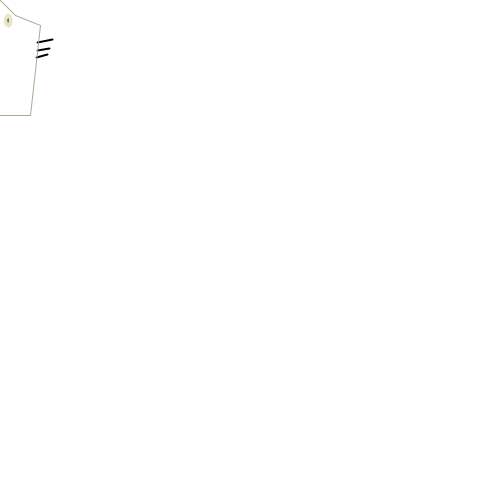
Frame 1 (no input)
Frame 60 (the mouse pressed at the canvas centre just before this capture): identical to frame 1, image omitted
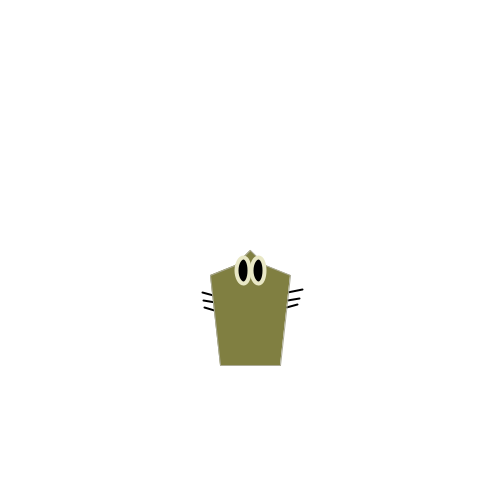
Frame 120 (the mouse held since frame 60 and released just before this capture)

The Processing sketch that drew these frames (run headless with seeded random() and noise(); from frame 60 on, the mouse is pressed at the canvas centre):

// Processing sketch: processing_20181
// ── processing_20181.pde

void setup(){
  size (500,500);
  smooth();
}

void draw(){
  
  background(255, 255, 255);
   
  rectMode(CENTER);

//legs
stroke(0);
strokeWeight(2);
line(mouseX-48, mouseY+42, mouseX-37, mouseY+45);
line(mouseX-47, mouseY+50, mouseX-35, mouseY+52);
line(mouseX-46, mouseY+57, mouseX-36, mouseY+60);
line(mouseX+37, mouseY+42, mouseX+52, mouseY+39);
line(mouseX+37, mouseY+50, mouseX+49, mouseY+48);
line(mouseX+36, mouseY+57, mouseX+47, mouseY+54);

beginShape();
stroke(0);
strokeWeight(1);
fill(125, 124, 61,mouseX);
//body
vertex(mouseX-30, mouseY+115);
vertex(mouseX-40, mouseY+25);
vertex(mouseX-15, mouseY+15);
vertex(mouseX, mouseY);
vertex(mouseX+15, mouseY+15);
stroke(171, 170, 149);
vertex(mouseX+40, mouseY+25);
vertex(mouseX+30, mouseY+115);
endShape(CLOSE);

//eyes
strokeWeight(4);
stroke(232, 231, 197);
fill(0);
ellipse(mouseX-7, mouseY+20, 5+(mouseX/30),10+(mouseY/15));
ellipse(mouseX+8, mouseY+20, 5+(mouseX/30),10+(mouseY/15));

/*
//stripes
strokeWeight(4);
stroke(87, 86, 31, 20); //top
line(218, 240, 255, 250);
line(255, 250, 292, 240);
stroke(87, 86, 31, 30); //second
line(220, 247, 255, 257);
line(255, 257, 292, 247);
stroke(87, 86, 31, 40); //third
line(219, 255, 255, 265);
line(255, 265, 291, 255);
stroke(87, 86, 31, 50); //fourth
line(220, 262, 255, 272);
line(255, 272, 290, 262);
stroke(87, 86, 31, 60); //fifth
line(221, 270, 255, 280);
line(255, 280, 289, 270);
stroke(87, 86, 31, 70); //sixth
line(222, 277, 255, 287);
line(255, 287, 288, 277);
stroke(87, 86, 31, 80); //seventh
line(223, 285, 255, 295);
line(255, 295, 287, 285);
stroke(87, 86, 31, 90); //eighth
line(224, 292, 255, 302);
line(255, 302, 286, 292);
stroke(87, 86, 31, 100); //tenth
line(225, 300, 255, 309);
line(255, 309, 285, 300);
*/

}
